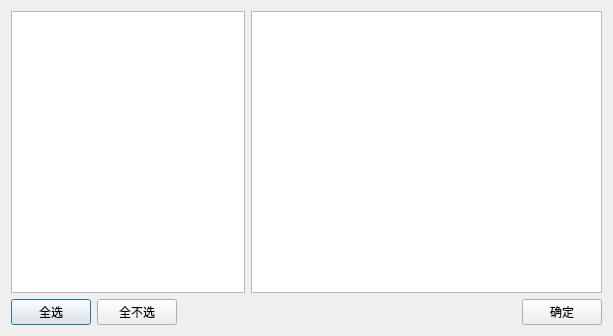
<?xml version="1.0" encoding="UTF-8"?>
<ui version="4.0">
 <class>w_sys_manage_operatorright_right</class>
 <widget class="QDialog" name="w_sys_manage_operatorright_right">
  <property name="geometry">
   <rect>
    <x>0</x>
    <y>0</y>
    <width>613</width>
    <height>336</height>
   </rect>
  </property>
  <property name="windowTitle">
   <string>Dialog</string>
  </property>
  <layout class="QVBoxLayout" name="verticalLayout">
   <item>
    <layout class="QHBoxLayout" name="horizontalLayout_2" stretch="2,3">
     <item>
      <widget class="lds_tableView" name="tableView_area"/>
     </item>
     <item>
      <widget class="lds_tableView" name="tableView_oper"/>
     </item>
    </layout>
   </item>
   <item>
    <layout class="QHBoxLayout" name="horizontalLayout">
     <item>
      <widget class="lds_toolbar_button" name="pushButton_selectAll">
       <property name="text">
        <string>全选</string>
       </property>
       <property name="outer_stylesheet" stdset="0">
        <string>pushbutton</string>
       </property>
      </widget>
     </item>
     <item>
      <widget class="lds_toolbar_button" name="pushButton_clearAll">
       <property name="text">
        <string>全不选</string>
       </property>
       <property name="outer_stylesheet" stdset="0">
        <string>pushbutton</string>
       </property>
      </widget>
     </item>
     <item>
      <spacer name="horizontalSpacer">
       <property name="orientation">
        <enum>Qt::Horizontal</enum>
       </property>
       <property name="sizeHint" stdset="0">
        <size>
         <width>40</width>
         <height>20</height>
        </size>
       </property>
      </spacer>
     </item>
     <item>
      <widget class="lds_toolbar_button" name="pushButton_exit">
       <property name="text">
        <string>确定</string>
       </property>
       <property name="outer_stylesheet" stdset="0">
        <string>pushbutton</string>
       </property>
      </widget>
     </item>
    </layout>
   </item>
  </layout>
 </widget>
 <customwidgets>
  <customwidget>
   <class>lds_toolbar_button</class>
   <extends>QPushButton</extends>
   <header>lds_toolbar_button.h</header>
  </customwidget>
  <customwidget>
   <class>lds_tableView</class>
   <extends>QTableView</extends>
   <header>lds_tableview.h</header>
  </customwidget>
 </customwidgets>
 <resources/>
 <connections/>
</ui>
